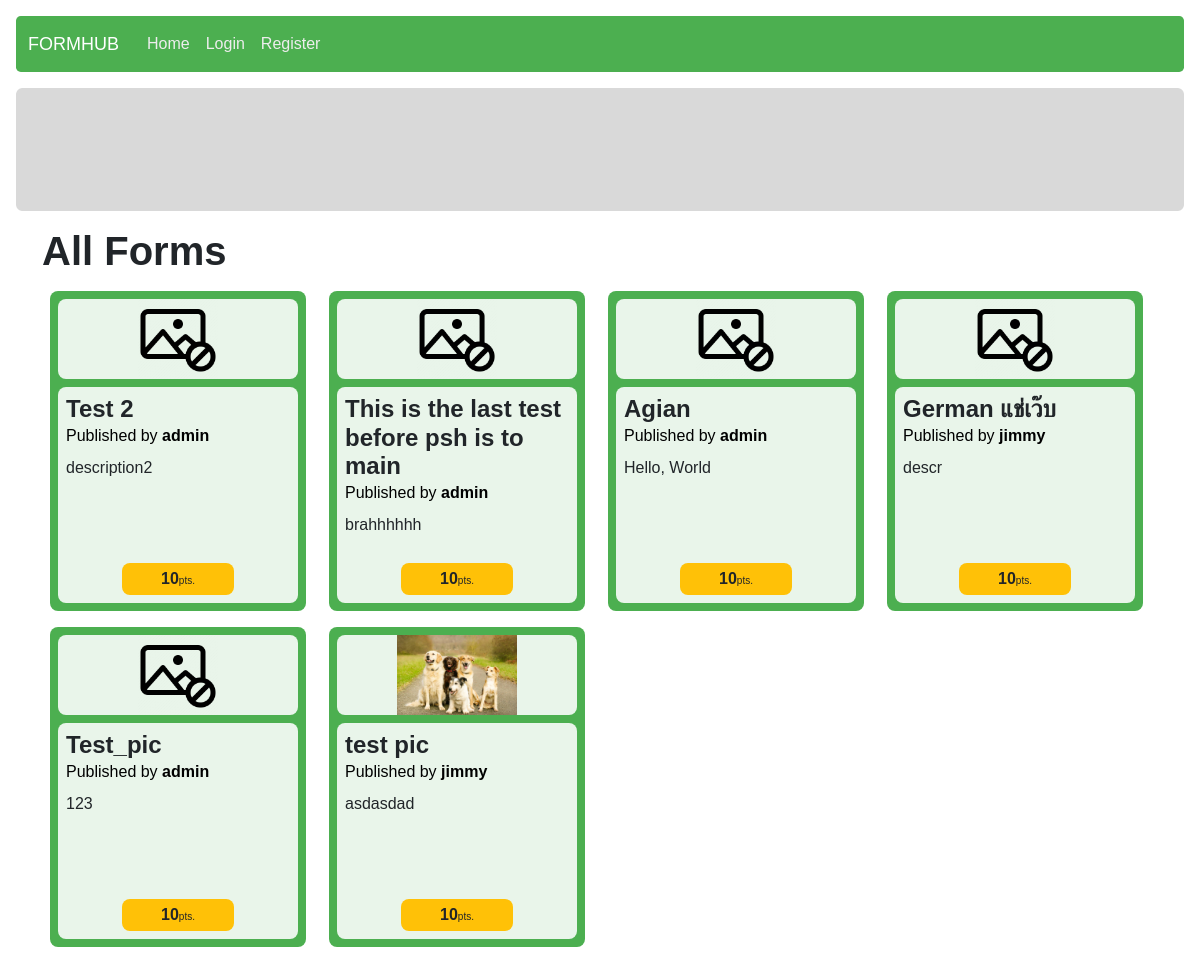
The page / on the database its author committed.
### form_management/models.py (models this page shows, shortened)
class Form(models.Model):
    owner = models.ForeignKey(User, on_delete = models.CASCADE)
    form_name = models.CharField(max_length = 125)
    description = models.CharField(max_length = 1000)
    category = models.ForeignKey(Category, on_delete = models.CASCADE, null = True)
    design = models.JSONField()
    creation_timestamp = models.DateTimeField(auto_now_add = True)
    publish_timestamp = models.DateTimeField(null = True)
    is_open = models.BooleanField(default = False)
    is_sale = models.BooleanField(default = False)
    form_point = models.ForeignKey(Point, on_delete = models.CASCADE, related_name="form_point")
    form_pic = models.ImageField(
        upload_to="static/form_management/imgs",
        null = True,
        default = "static/form_management/imgs/no-pic.png")

class Point(models.Model):
    form_size = models.CharField(max_length = 2)
    point = models.IntegerField()
    description = models.CharField(max_length = 50, null = True)
    lower_bound = models.IntegerField()
    upper_bound = models.IntegerField()
    def __str__(self):
        return f"{self.point}"

### authentication/models.py (models this page shows)
class User(AbstractUser):
    student_id = models.CharField(max_length = 10, null = True)
    profile_img = models.ImageField(
        upload_to="static/userprofile/imgs",
        null = True,
        default = "static/userprofile/imgs/default.jpg")
    def __str__(self):
        return f"{self.username}"

### answering/views.py (the view)
# urls.py: path("", views.index, name="index"),
def index(request):
	if (request.user.is_authenticated):
		is_already_answered_form = FormResponse.objects.filter(responder = request.user).values("form_id").distinct()
		exclude_form_list = [item["form_id"] for item in is_already_answered_form]
		forms = Form.objects.filter(is_open = True).exclude(id__in=exclude_form_list)
	else:
		forms = Form.objects.filter(is_open = True)
	return render(request, "answering/index.html", {
		"title": "All Active Forms",
		"forms": forms,
	})

### templates/answering/index.html (shortened to what this page needs)
{% extends "layout.html" %}
{% load static %}
{% block extra_css %}
    <link rel="stylesheet" href="{% static 'answering/index.css' %}">
{% endblock %}
{% block body %}
<div class="container">
    <h1><strong>All Forms</strong></h1>
    <div class="all-forms d-flex flex-row flex-wrap">
        {% for form in forms %}
            <div class="form-card p-2 d-flex flex-column col-sm-6 col-md-4 col-lg-3" data-code="{{ form.id }}">
                <div class="form p-2 d-flex flex-column">
                    <div class="img-container d-flex justify-content-center">
                        <img id="form_pic_{{form.id}}" data-code="{{ form.id }}" src="{{ form.form_pic }}" alt="no-photo">
                    </div>
                    <div class="form-meta-data mt-2 p-2">
                        <h4 class="form-name my-0">{{ form.form_name }}</h6>
                        <a href="/account/{{ form.owner.id }}" class="mb-2 author">Published by <strong>{{ form.owner }}</strong></a>
                        <div class="description">
                            {{ form.description }}
                        </div>
                        <div class="bottom-section mt-auto p-1">
                            <span class="point">{{ form.form_point }}</span><span class="unit">pts.</span>
                        </div>
                    </div>
                </div>
            </div>
        {% empty %}
            <h3>No form</h3>
        {% endfor %}
    </div>
</div>
{% endblock %}

### static/core/core.css (style rules this page uses)
* { margin: 0; padding: 0; box-sizing: border-box; font-family: Helvetica; }

### static/answering/index.css (style rules this page uses)
:root { --main-bg: #4CAF50; --card-trans-bg: #FFFFFFE0; }

### rows shown on the page
Form: form_pic (placeholder picture), form_name "Test 2", owner "admin", description "description2", form_point "10"
Form: form_pic (placeholder picture), form_name "This is the last test before psh is to main", owner "admin", description "brahhhhhh", form_point "10"
Form: form_pic (placeholder picture), form_name "Agian", owner "admin", description "Hello, World", form_point "10"
Form: form_pic (placeholder picture), form_name "German แช่เว๊บ", owner "jimmy", description "descr", form_point "10"
Form: form_pic (placeholder picture), form_name "Test_pic", owner "admin", description "123", form_point "10"
Form: shows a picture, form_name "test pic", owner "jimmy", description "asdasdad", form_point "10"
